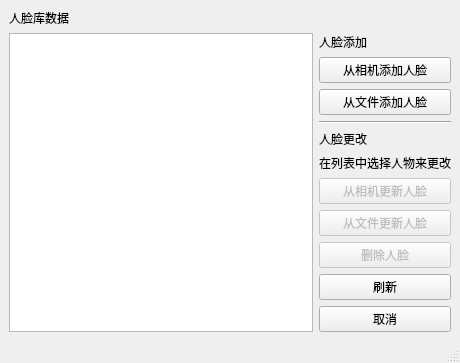
<?xml version="1.0" encoding="UTF-8"?>
<ui version="4.0">
 <class>MainWindow</class>
 <widget class="QMainWindow" name="MainWindow">
  <property name="geometry">
   <rect>
    <x>0</x>
    <y>0</y>
    <width>460</width>
    <height>357</height>
   </rect>
  </property>
  <property name="windowTitle">
   <string>人脸管理</string>
  </property>
  <widget class="QWidget" name="centralwidget">
   <layout class="QVBoxLayout" name="verticalLayout_2">
    <item>
     <widget class="QLabel" name="label">
      <property name="text">
       <string>人脸库数据</string>
      </property>
     </widget>
    </item>
    <item>
     <layout class="QHBoxLayout" name="horizontalLayout">
      <item>
       <widget class="QListWidget" name="faceDataList">
        <property name="minimumSize">
         <size>
          <width>200</width>
          <height>0</height>
         </size>
        </property>
       </widget>
      </item>
      <item>
       <layout class="QVBoxLayout" name="verticalLayout">
        <item>
         <widget class="QLabel" name="con_addLb">
          <property name="text">
           <string>人脸添加</string>
          </property>
         </widget>
        </item>
        <item>
         <widget class="QPushButton" name="camAddBtn">
          <property name="text">
           <string>从相机添加人脸</string>
          </property>
         </widget>
        </item>
        <item>
         <widget class="QPushButton" name="fileAddBtn">
          <property name="text">
           <string>从文件添加人脸</string>
          </property>
         </widget>
        </item>
        <item>
         <widget class="Line" name="line">
          <property name="orientation">
           <enum>Qt::Horizontal</enum>
          </property>
         </widget>
        </item>
        <item>
         <widget class="QLabel" name="con_modLb">
          <property name="text">
           <string>人脸更改</string>
          </property>
         </widget>
        </item>
        <item>
         <widget class="QLabel" name="con_modTipLb">
          <property name="text">
           <string>在列表中选择人物来更改</string>
          </property>
         </widget>
        </item>
        <item>
         <widget class="QPushButton" name="camUpdBtn">
          <property name="enabled">
           <bool>false</bool>
          </property>
          <property name="text">
           <string>从相机更新人脸</string>
          </property>
         </widget>
        </item>
        <item>
         <widget class="QPushButton" name="fileUpdBtn">
          <property name="enabled">
           <bool>false</bool>
          </property>
          <property name="text">
           <string>从文件更新人脸</string>
          </property>
         </widget>
        </item>
        <item>
         <widget class="QPushButton" name="delBtn">
          <property name="enabled">
           <bool>false</bool>
          </property>
          <property name="text">
           <string>删除人脸</string>
          </property>
         </widget>
        </item>
        <item>
         <spacer name="verticalSpacer">
          <property name="orientation">
           <enum>Qt::Vertical</enum>
          </property>
          <property name="sizeHint" stdset="0">
           <size>
            <width>20</width>
            <height>40</height>
           </size>
          </property>
         </spacer>
        </item>
        <item>
         <widget class="QPushButton" name="refreshBtn">
          <property name="text">
           <string>刷新</string>
          </property>
         </widget>
        </item>
        <item>
         <widget class="QPushButton" name="cancelBtn">
          <property name="text">
           <string>取消</string>
          </property>
         </widget>
        </item>
       </layout>
      </item>
     </layout>
    </item>
   </layout>
  </widget>
  <widget class="QStatusBar" name="statusbar"/>
 </widget>
 <resources/>
 <connections/>
</ui>
